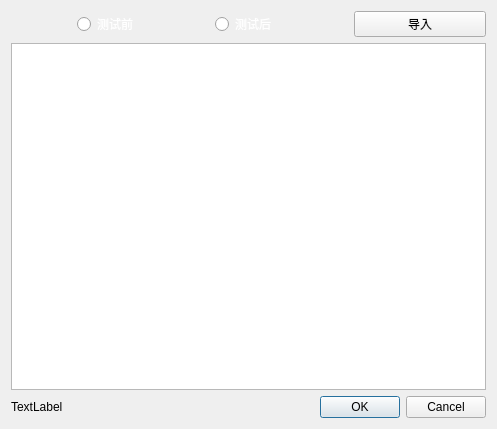
<?xml version="1.0" encoding="UTF-8"?>
<ui version="4.0">
 <class>dSyncBoard</class>
 <widget class="QDialog" name="dSyncBoard">
  <property name="geometry">
   <rect>
    <x>0</x>
    <y>0</y>
    <width>497</width>
    <height>429</height>
   </rect>
  </property>
  <property name="windowTitle">
   <string>Dialog</string>
  </property>
  <layout class="QVBoxLayout" name="verticalLayout">
   <item>
    <layout class="QHBoxLayout" name="horizontalLayout" stretch="1,1,1,1,1,2">
     <item>
      <spacer name="horizontalSpacer">
       <property name="orientation">
        <enum>Qt::Horizontal</enum>
       </property>
       <property name="sizeHint" stdset="0">
        <size>
         <width>40</width>
         <height>20</height>
        </size>
       </property>
      </spacer>
     </item>
     <item>
      <widget class="QRadioButton" name="radioButton_before">
       <property name="styleSheet">
        <string notr="true">color: rgb(255, 255, 255);</string>
       </property>
       <property name="text">
        <string>测试前</string>
       </property>
      </widget>
     </item>
     <item>
      <spacer name="horizontalSpacer_2">
       <property name="orientation">
        <enum>Qt::Horizontal</enum>
       </property>
       <property name="sizeHint" stdset="0">
        <size>
         <width>40</width>
         <height>20</height>
        </size>
       </property>
      </spacer>
     </item>
     <item>
      <widget class="QRadioButton" name="radioButton_after">
       <property name="styleSheet">
        <string notr="true">color: rgb(255, 255, 255);</string>
       </property>
       <property name="text">
        <string>测试后</string>
       </property>
      </widget>
     </item>
     <item>
      <spacer name="horizontalSpacer_3">
       <property name="orientation">
        <enum>Qt::Horizontal</enum>
       </property>
       <property name="sizeHint" stdset="0">
        <size>
         <width>40</width>
         <height>20</height>
        </size>
       </property>
      </spacer>
     </item>
     <item>
      <widget class="QPushButton" name="btn_import">
       <property name="text">
        <string>导入</string>
       </property>
      </widget>
     </item>
    </layout>
   </item>
   <item>
    <widget class="QTableView" name="tableView"/>
   </item>
   <item>
    <layout class="QHBoxLayout" name="horizontalLayout_2" stretch="2,1">
     <item>
      <widget class="QLabel" name="label">
       <property name="text">
        <string>TextLabel</string>
       </property>
      </widget>
     </item>
     <item>
      <widget class="QDialogButtonBox" name="buttonBox">
       <property name="orientation">
        <enum>Qt::Horizontal</enum>
       </property>
       <property name="standardButtons">
        <set>QDialogButtonBox::Cancel|QDialogButtonBox::Ok</set>
       </property>
      </widget>
     </item>
    </layout>
   </item>
  </layout>
 </widget>
 <resources/>
 <connections>
  <connection>
   <sender>buttonBox</sender>
   <signal>accepted()</signal>
   <receiver>dSyncBoard</receiver>
   <slot>accept()</slot>
   <hints>
    <hint type="sourcelabel">
     <x>248</x>
     <y>254</y>
    </hint>
    <hint type="destinationlabel">
     <x>157</x>
     <y>274</y>
    </hint>
   </hints>
  </connection>
  <connection>
   <sender>buttonBox</sender>
   <signal>rejected()</signal>
   <receiver>dSyncBoard</receiver>
   <slot>reject()</slot>
   <hints>
    <hint type="sourcelabel">
     <x>316</x>
     <y>260</y>
    </hint>
    <hint type="destinationlabel">
     <x>286</x>
     <y>274</y>
    </hint>
   </hints>
  </connection>
 </connections>
</ui>
